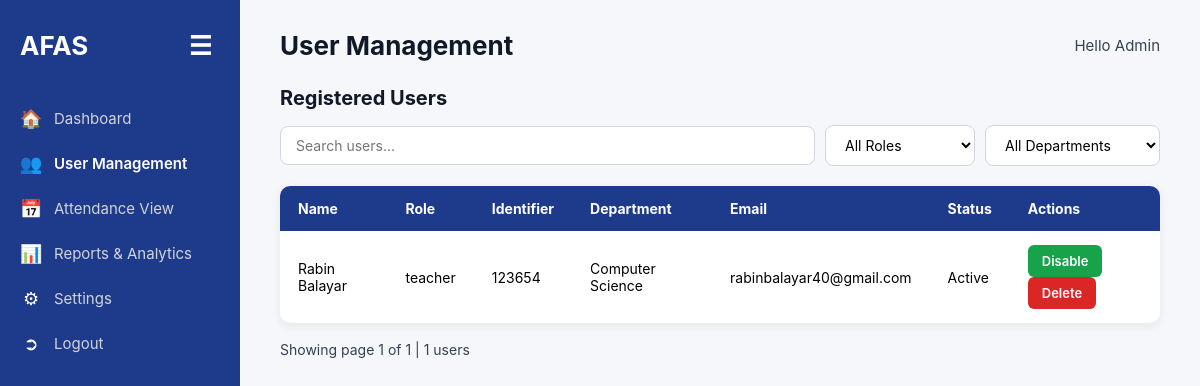
/teacher/users (signed in), run on an earlier commit of the app's database.
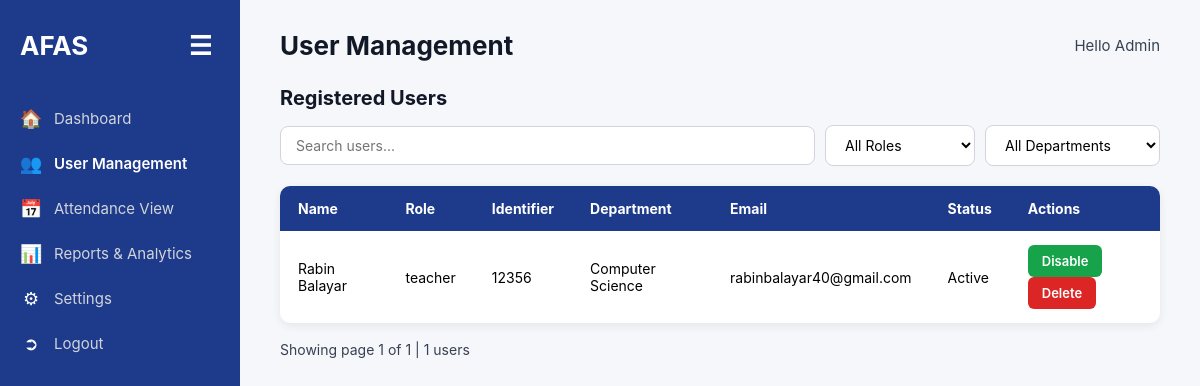
And on a later commit of the database.
### models.py (models this page shows)
class User(db.Model):
    __tablename__ = "users"
    id = db.Column(db.Integer, primary_key=True)
    name = db.Column(db.String(150), nullable=False)
    sex = db.Column(db.String(10))
    role = db.Column(db.String(20), nullable=False)  # student/teacher/admin
    department = db.Column(db.String(100))
    student_id = db.Column(db.String(50), unique=True)
    teacher_id = db.Column(db.String(50), unique=True)
    admin_id = db.Column(db.String(50), unique=True)
    email = db.Column(db.String(255), unique=True, nullable=False)
    is_active = db.Column(db.Boolean, nullable=False, default=True)
    created_at = db.Column(db.DateTime, default=dt.datetime.utcnow, nullable=False)
    def identifier(self):
        if self.role == "student":
            return self.student_id
        if self.role == "teacher":
            return self.teacher_id
        if self.role == "admin":
            return self.admin_id
        return None

### app.py (the view)
    @app.get("/admin/users")
    @app.get("/teacher/users")
    @role_required("admin", "teacher")
    def admin_users():
        role_q = request.args.get("role")
        page = max(request.args.get("page", default=1, type=int), 1)
        per_page = 20
        q = User.query
        if role_q:
            q = q.filter_by(role=role_q)
        q = q.order_by(User.created_at.desc())
        total_rows = q.count()
        total_pages = max((total_rows + per_page - 1) // per_page, 1)
        if page > total_pages:
            page = total_pages
        rows = q.offset((page - 1) * per_page).limit(per_page).all()
        return render_template(
            "user_management.html",
            users=rows,
            page=page,
            per_page=per_page,
            total_rows=total_rows,
            total_pages=total_pages,
            role_q=role_q,
            active="users",
            role=session.get("portal_role")
        )

### auth.py (called while the page is built)
def role_required(*roles):
    def decorator(view):
        @wraps(view)
        def wrapped(*args, **kwargs):
            if not session.get("portal_user_id"):
                return redirect(url_for("login", next=request.path))
            if session.get("portal_role") not in roles:
                abort(403)
            return view(*args, **kwargs)
        return wrapped
    return decorator

### templates/user_management.html (shortened to what this page needs)
{% extends "layout.html" %}
{% block content %}
<div class="topbar">
    <h2>User Management</h2>
    <div class="profile">Hello {{ display_name }}</div>
</div>
<div class="section">
    <h3>Registered Users</h3>
    <div class="search-container">
        <input type="text" id="user-search" placeholder="Search users...">
        <select id="role-filter">
            <option value="">All Roles</option>
        </select>
        <select id="department-filter">
            <option value="">All Departments</option>
        </select>
    </div>
    <table class="styled-table">
        <thead>
            <tr>
                <th>Name</th>
                <th>Role</th>
                <th>Identifier</th>
                <th>Department</th>
                <th>Email</th>
                <th>Status</th>
                <th>Actions</th>
            </tr>
        </thead>
        <tbody>
            {% for user in users %}
            <tr>
                <td>{{ user.name }}</td>
                <td>{{ user.role }}</td>
                <td>{{ user.identifier() }}</td>
                <td>{{ user.department or "" }}</td>
                <td>{{ user.email }}</td>
                <td>
                    {% if user.is_active %}
                        Active
                    {% else %}
                        Disabled
                    {% endif %}
                </td>
                <td>
                    {% if session.get("portal_role") == "admin" %}
                    <form method="POST" action="/admin/users/{{ user.id }}/toggle" style="display:inline;">
                        <button type="submit" class="user-toggle-btn">
                            {% if user.is_active %}Disable{% else %}Enable{% endif %}
                        </button>
                    </form>
                    <form method="POST" action="/admin/users/{{ user.id }}/delete" style="display:inline;" class="delete-user-form">
                        <button type="button" class="delete-btn" data-delete-user="{{ user.name }}">Delete</button>
                    </form>
                    {% else %}
                        <span>No access</span>
                    {% endif %}
                </td>
            </tr>
            {% endfor %}
        </tbody>
    </table>
    <div class="pagination">
        <span>Showing page {{ page }} of {{ total_pages }} | {{ total_rows }} users</span>
    </div>
</div>
{% endblock %}

What changed in the data, as far as the page shows it:
changed User "Rabin Balayar": identifier "123654" → "12356"
